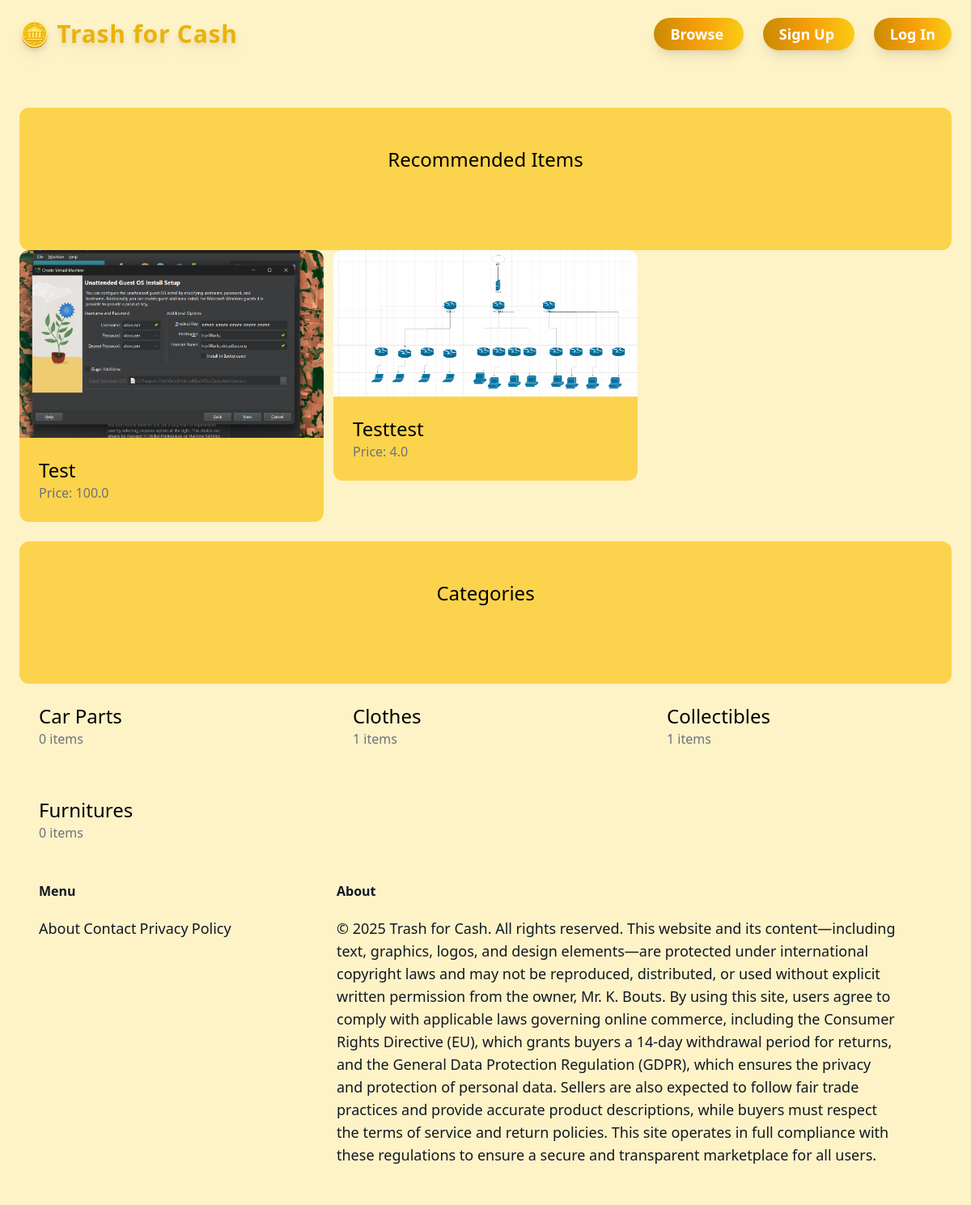
The app's page /, older data.
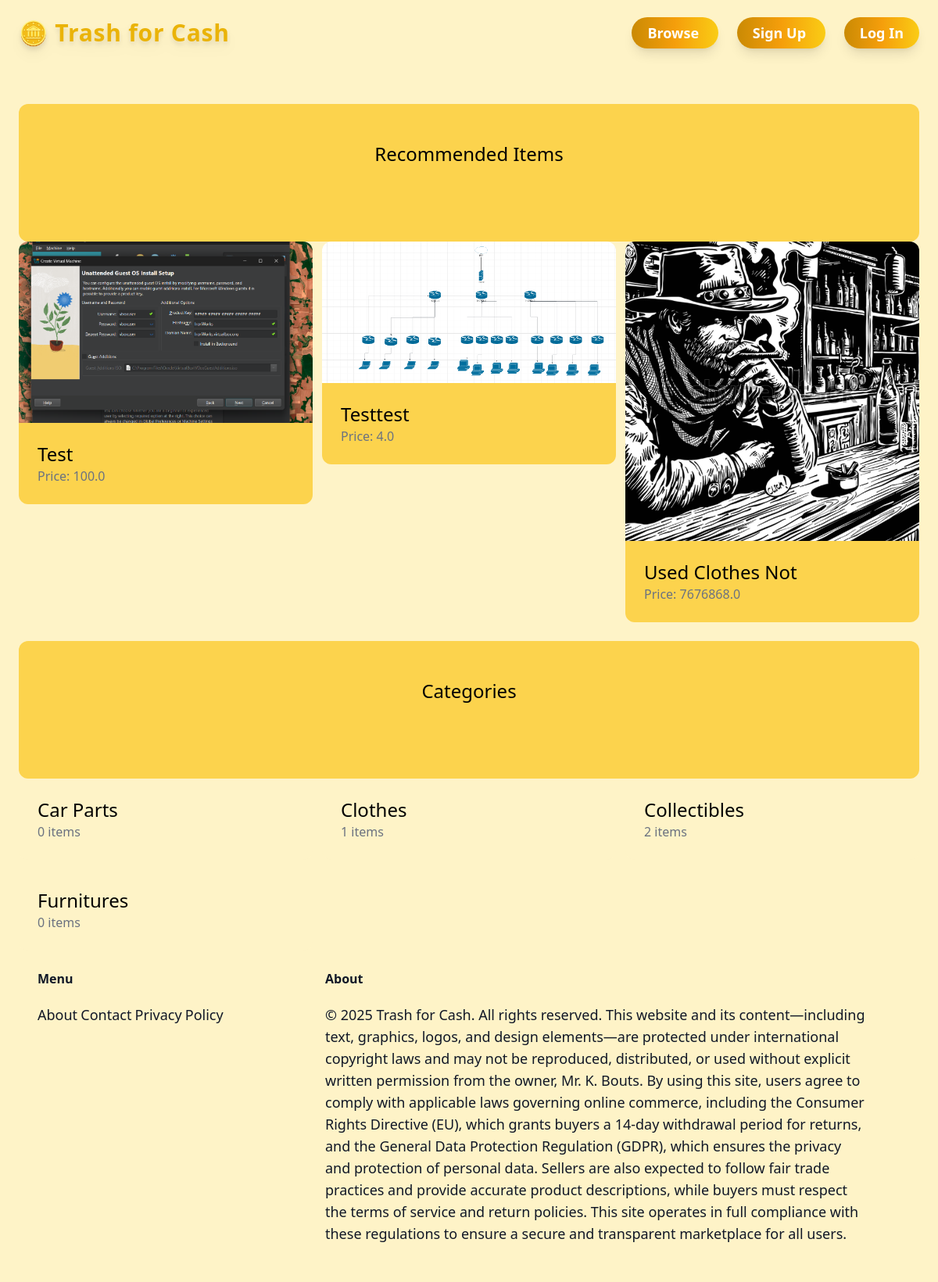
The same page, newer data.
### item/models.py (models this page shows, shortened)
class Item(models.Model):
     category= models.ForeignKey(Category, related_name='items', on_delete=models.CASCADE)
     name=models.CharField(max_length=255)
     description = models.TextField(blank=True, null=True)
     price = models.FloatField()
     image = models.ImageField(upload_to='item_images', blank=True, null=True)
     is_sold = models.BooleanField(default=False)
     created_at = models.DateTimeField(auto_now_add=True)
     created_by = models.ForeignKey(User, related_name='items', on_delete=models.CASCADE)

class Category(models.Model):
    name=models.CharField(max_length=255)
    class Meta:
        ordering = ('name',)
        verbose_name_plural = 'Categories'

### core/views.py (the view)
# urls.py: path('', views.index, name='index'),
def index(request):
    items = Item.objects.filter(is_sold=False)[0:6]
    categories = Category.objects.all()
    return render(request, 'core/index.html', {
        'categories':categories,
        'items':items,
    })

### core/templates/core/index.html (shortened to what this page needs)
{% extends 'core/base.html' %}
{% block content %}
    <div class="mt-6 px-6 py-12 bg-amber-300 rounded-xl">
        <h2 class="mb-12 text-2xl text-center">Recommended Items</h2>
    </div>
    <div class="grid grid-cols-3 gap-3">
        {% for item in items %}
          <div>
            <a href="{% url 'item:detail' item.id %}">
            <div>
                <img src="{{ item.image.url }}" class="rounded-t-xl">
            </div>
            <div class="p-6 bg-amber-300 rounded-b-xl">
                <h2 class ="text-2xl">
                    {{ item.name }}
                </h2>
                <p class="text-gray-500">
                    Price: {{ item.price }}
                </p>
            </div>
          </a>
          </div>
        {% endfor %}
    </div>
     <div class="mt-6 px-6 py-12 bg-amber-300 rounded-xl">
        <h2 class="mb-12 text-2xl text-center">Categories</h2>
    </div>
    <div class="grid grid-cols-3 gap-3">
        {% for category in categories %}
         <a href="#">
            <div class="p-6 bg-amber-100 rounded-b-xl">
                <h2 class ="text-2xl">
                    {{ category.name }}
                </h2>
                <p class="text-gray-500">
                    {{ category.items.count }}
                    items
                </p>
            </div>
            </a>
        {% endfor %}
{% endblock %}

### core/templates/core/base.html (shortened to what this page needs)
<!doctype html>
<html>
    <head>
        <script src="https://cdn.tailwindcss.com"></script>
    </head>
    <body class="bg-amber-100 min-h-screen">
        <nav class="py-6 px-6 flex justify-between items-center border-b border-amber-100 bg-amber-100">
            <a href="/" class="text-3xl font-extrabold tracking-wide text-yellow-500 hover:text-yellow-600 transition duration-300 ease-in-out drop-shadow-lg">
                🪙 Trash for Cash
            </a>
            <div class="space-x-6">
                <a href="{% url 'item:items' %}" class="text-lg font-semibold text-white bg-gradient-to-r from-yellow-600 via-amber-500 to-yellow-400 px-5 py-2 rounded-full shadow-lg hover:scale-105 hover:brightness-110 transform transition duration-300 ease-in-out">
                      Browse
                </a>
                {% if request.user.is_authenticated %}
                <a href="{% url 'item:new' %}" class="text-lg font-semibold text-white bg-gradient-to-r from-yellow-600 via-amber-500 to-yellow-400 px-5 py-2 rounded-full shadow-lg hover:scale-105 hover:brightness-110 transform transition duration-300 ease-in-out">
                      Add Item
                </a>
                <form method="post" action="{% url 'logout' %}" style="display: inline;">
                    {% csrf_token %}
                    <button type="submit" class="text-lg font-semibold text-white bg-gradient-to-r from-yellow-600 via-amber-500 to-yellow-400 px-5 py-2 rounded-full shadow-lg hover:scale-105 hover:brightness-110 transform transition duration-300 ease-in-out">
                        Sign Out
                    </button>
                </form>
                <a href="{% url 'dashboard:index' %}" class="text-lg font-semibold text-white bg-gradient-to-r from-yellow-600 via-amber-500 to-yellow-400 px-5 py-2 rounded-full shadow-lg hover:scale-105 hover:brightness-110 transform transition duration-300 ease-in-out">
                    Dashboard
                </a>
                {% else %}
                <a href="{% url 'core:signup' %}" class="text-lg font-semibold text-white bg-gradient-to-r from-yellow-600 via-amber-500 to-yellow-400 px-5 py-2 rounded-full shadow-lg hover:scale-105 hover:brightness-110 transform transition duration-300 ease-in-out">
                    Sign Up
                </a>
                <a href="{% url 'core:login' %}" class="text-lg font-semibold text-white bg-gradient-to-r from-yellow-600 via-amber-500 to-yellow-400 px-5 py-2 rounded-full shadow-lg hover:scale-105 hover:brightness-110 transform transition duration-300 ease-in-out">
                    Log In
                </a>
                {% endif %}
            </div>
        </nav>
        <div class="px-6 py-6">
            {% block content %}
            {% endblock %}
        </div>
        <footer class="py-6 px-6 flex justify-between bg-amber-100">
            <div class="w-1/3">
                <h3 class="mb-5 font-semibold text-gray-900">Menu</h3>
                <ul class="space-y-2">
                    <li>
                        <a href="#" class="text-lg text-gray-900 hover:text-gray-700">About</a>
                        <a href="{% url 'core:contact' %}" class="text-lg text-gray-900 hover:text-gray-700">Contact</a>
                        <a href="#" class="text-lg text-gray-900 hover:text-gray-700">Privacy</a>
                        <a href="#" class="text-lg text-gray-900 hover:text-gray-700">Policy</a>
                    </li>
                </ul>
            </div>
            <div class="w-2/3 pr-10">
                <h3 class="mb-5 font-semibold text-gray-900">About</h3>
                <p class="text-lg text-gray-900">
                    © 2025 Trash for Cash. All rights reserved. This website and its content—including text, graphics, logos, and design elements—are protected under international copyright laws and may not be reproduced, distributed, or used without explicit written permission from the owner, Mr. K. Bouts. By using this site, users agree to comply with applicable laws governing online commerce, including the Consumer Rights Directive (EU), which grants buyers a 14-day withdrawal period for returns, and the General Data Protection Regulation (GDPR), which ensures the privacy and protection of personal data. Sellers are also expected to follow fair trade practices and provide accurate product descriptions, while buyers must respect the terms of service and return policies. This site operates in full compliance with these regulations to ensure a secure and transparent marketplace for all users.
                </p>
            </div>
        </footer>
    </body>
</html>

Row changes from the older to the newer data that the page shows:
added Item: image (picture), name "Used Clothes Not", price "7676868.0"
computed for Category "Collectibles": items.count "1" → "2"
